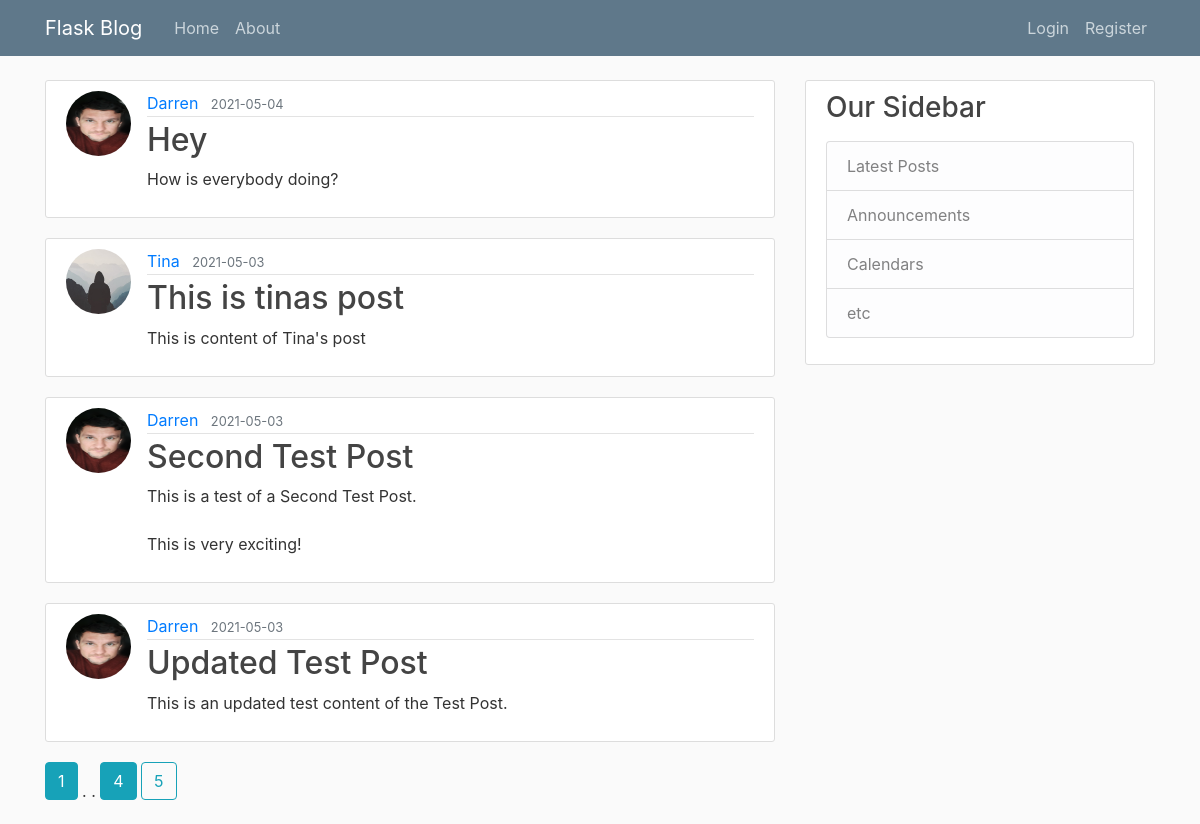
/home?page=5, run on the app's committed database.
### flask_blog/models.py (models this page shows, shortened)
class Post(db.Model):
    id = db.Column(db.Integer, primary_key=True)
    title = db.Column(db.String(100), nullable=False)
    date_posted = db.Column(db.DateTime, nullable=False, default=datetime.utcnow)
    content = db.Column(db.Text, nullable=False)
    user_id = db.Column(db.Integer, db.ForeignKey('user.id'), nullable=False)

class User(db.Model, UserMixin):
    id = db.Column(db.Integer, primary_key=True)
    username = db.Column(db.String(20), unique=True, nullable=False)
    email = db.Column(db.String(120), unique=True, nullable=False)
    image_file = db.Column(db.String(20), nullable=False, default='default.jpg')
    password = db.Column(db.String(60), nullable=False)
    posts = db.relationship('Post', backref='author', lazy=True)

### flask_blog/main/routes.py (the view)
@main.route('/')
@main.route('/home')
def home():
    page = request.args.get('page', 1, type=int)
    posts = Post.query.order_by(Post.date_posted.desc()).paginate(page=page, per_page=5)
    return render_template('home.html', posts=posts)

### flask_blog/templates/home.html
{% extends "layout.html" %}
{% block content %}
    {% for post in posts.items %}
        <article class="media content-section">
            <img class="rounded-circle article-img" src="{{ url_for('static', filename='profile_pics/' + post.author.image_file) }}" alt="">
          <div class="media-body">
            <div class="article-metadata">
              <a class="mr-2" href="{{ url_for('users.user_posts', username=post.author.username) }}">{{ post.author.username }}</a>
              <small class="text-muted">{{ post.date_posted.strftime('%Y-%m-%d') }}</small>
            </div>
            <h2><a class="article-title" href="{{ url_for('posts.post', post_id=post.id) }}">{{ post.title }}</a></h2>
            <p class="article-content">{{ post.content }}</p>
          </div>
        </article>
    {% endfor %}
    {% for page_num in posts.iter_pages(left_edge=1, right_edge=1, left_current=1, right_current=2) %}
        {% if page_num %}
            {% if posts.page == page_num %}
                <a class="btn btn-outline-info mb-4" href="{{ url_for('main.home', page=page_num) }}">{{ page_num }}</a>
            {% else %}
                <a class="btn btn-info mb-4" href="{{ url_for('main.home', page=page_num) }}">{{ page_num }}</a>
            {% endif %}
        {% else %}
             . .
        {% endif %}
    {% endfor %}
{% endblock content %}

### flask_blog/static/main.css (style rules this page uses)
body { background: #fafafa; color: #333333; margin-top: 5rem; }
h1, h2, h3, h4, h5, h6 { color: #444444; }
.content-section { background: #ffffff; padding: 10px 20px; border: 1px solid #dddddd; border-radius: 3px; margin-bottom: 20px; }
.article-title { color: #444444; }
.article-content { white-space: pre-line; }
.article-img { height: 65px; width: 65px; margin-right: 16px; }
.article-metadata { padding-bottom: 1px; margin-bottom: 4px; border-bottom: 1px solid #e3e3e3 }

### data on the page
Post: image_file (picture), author.username "Darren", date_posted "2021-05-04", title "Hey", content "How is everybody doing?"
Post: image_file (placeholder picture), author.username "Tina", date_posted "2021-05-03", title "This is tinas post", content "This is content of Tina's post"
Post: image_file (picture), author.username "Darren", date_posted "2021-05-03", title "Second Test Post", content "This is a test of a Second Test Post. This is very exciting!"
Post: image_file (picture), author.username "Darren", date_posted "2021-05-03", title "Updated Test Post", content "This is an updated test content of the Test Post."

### other printed values
{{ page_num }} "1" "4"
{{ page_num }} "5"
